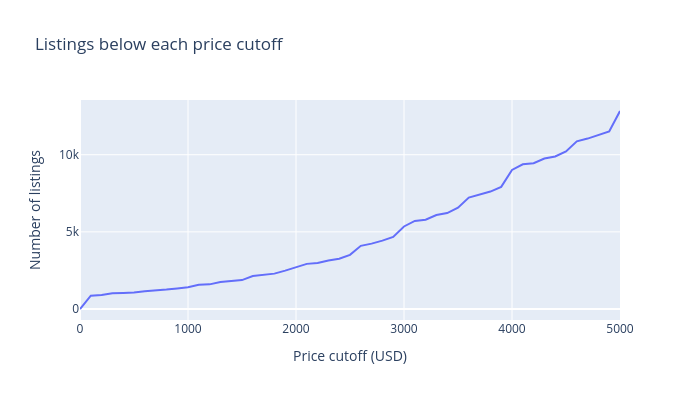

Source (notebook cell):
### Markdown cell above
#### Our suspects were right, we have outliers in "price", "odometer" and "model_year", now we need to correct it.

### Code cell
# Count how many listings fall below each candidate price cutoff.

cutoffs = range(0, 5001, 100)

px.line(
    x=cutoffs,
    y=[(vehicles_df['price'] < c).sum() for c in cutoffs],
    title='Listings below each price cutoff',
    labels={'x': 'Price cutoff (USD)', 'y': 'Number of listings'},
    width=700,
    height=400
)

### Figure 1 — Plotly figure (JSON) as saved in the notebook; plotly's stock layout.template omitted (floating-point values rounded to 4 significant figures)
{"data": [{"hovertemplate": "Price cutoff (USD)=%{x}<br>Number of listings=%{y}<extra></extra>", "legendgroup": "", "line": {"color": "#636efa", "dash": "solid"}, "marker": {"symbol": "circle"}, "mode": "lines", "name": "", "orientation": "v", "showlegend": false, "type": "scatter", "x": [0, 100, 200, 300, 400, 500, 600, 700, 800, 900, 1000, 1100, 1200, 1300, 1400, 1500, 1600, 1700, 1800, 1900, 2000, 2100, 2200, 2300, 2400, 2500, 2600, 2700, 2800, 2900, 3000, 3100, 3200, 3300, 3400, 3500, 3600, 3700, 3800, 3900, 4000, 4100, 4200, 4300, 4400, 4500, 4600, 4700, 4800, 4900, 5000], "xaxis": "x", "y": [0, 863, 911, 1016, 1041, 1069, 1154, 1189, 1264, 1335, 1404, 1565, 1597, 1755, 1800, 1875, 2134, 2210, 2293, 2488, 2700, 2925, 2978, 3142, 3255, 3510, 4095, 4237, 4431, 4673, 5349, 5709, 5788, 6089, 6217, 6566, 7223, 7415, 7613, 7918, 9015, 9380, 9453, 9751, 9888, 10217, 10868, 11046, 11260, 11507, 12834], "yaxis": "y"}], "layout": {"height": 400, "legend": {"tracegroupgap": 0}, "title": {"text": "Listings below each price cutoff"}, "width": 700, "xaxis": {"anchor": "y", "domain": [0, 1], "title": {"text": "Price cutoff (USD)"}}, "yaxis": {"anchor": "x", "domain": [0, 1], "title": {"text": "Number of listings"}}}}
